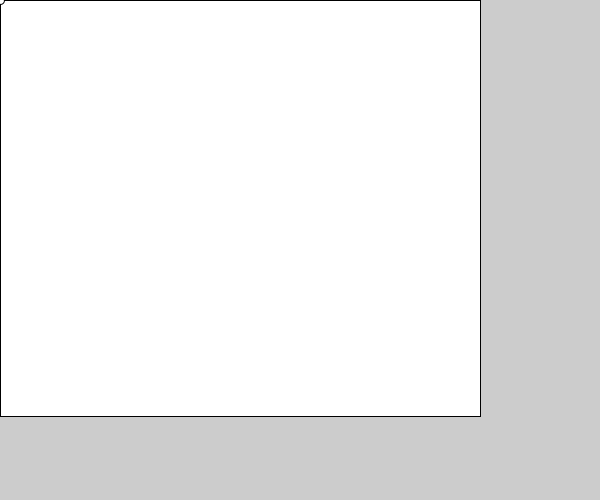
Frame 1 (no input)
Frame 60 (the mouse pressed at the canvas centre just before this capture): identical to frame 1, image omitted
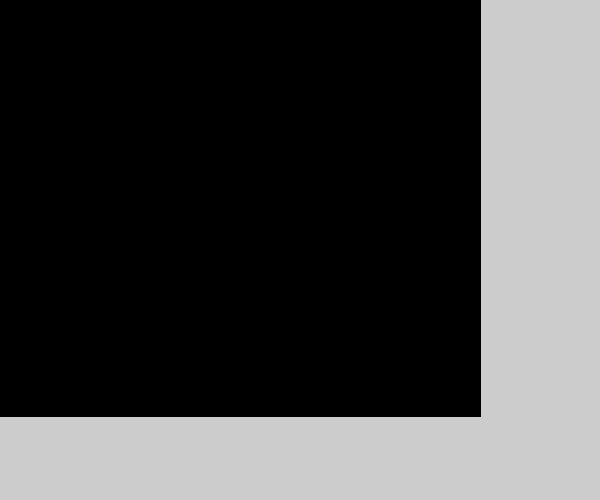
Frame 120 (the mouse held since frame 60 and released just before this capture)

The Processing sketch that drew these frames (run headless with seeded random() and noise(); from frame 60 on, the mouse is pressed at the canvas centre):

// Processing sketch: Drawing_Program_pds
// ── Drawing_Program_pds.pde
//Global Variable
color ink, black=#000000;

float ptDiameter, rectwidth, rectheight;
float ptX, ptY;
Boolean draw=false;

void setup(){ 

  size(600, 500);

  ptDiameter = width *0.4/30;
  rectwidth = width*2.4/3;
  rectheight = height*2.5/3;
  //
  ptX = width*0;
  ptY  = height*0/3;
//

  
  
  
}
void draw(){
  

  rect(ptX, ptY, rectwidth, rectheight); 

  ellipse(ptX, ptY, ptDiameter, ptDiameter);
   if (draw == true) {
    fill(ink);
    
  }
}

void mousePressed(){

    println("drawing surface");
    if (draw == false) {
      draw = true;
    } else {
      draw = false;
    }
    ink = black; // example to change ink

}
